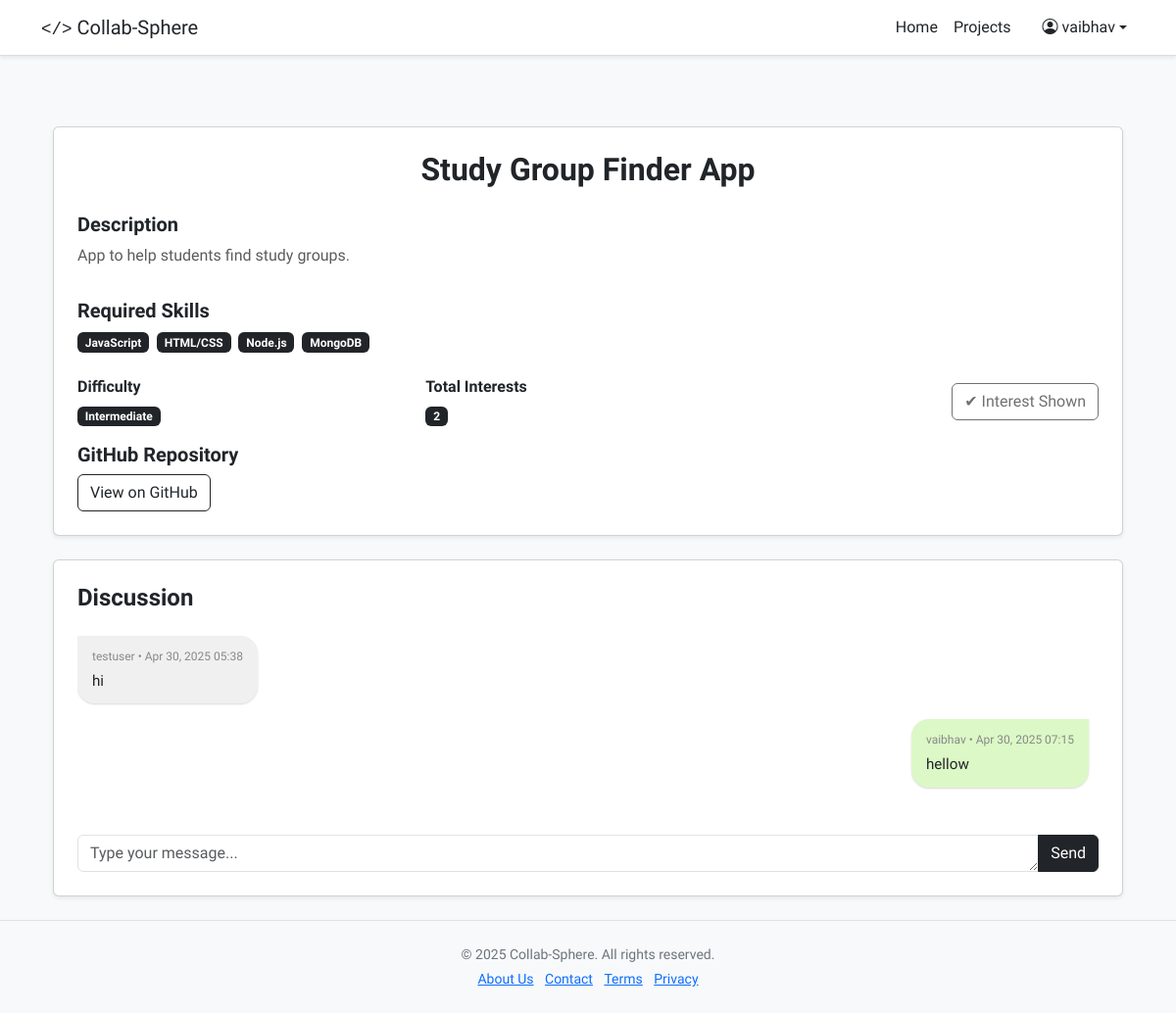
Before: /project/3 (signed in) with the older database file.
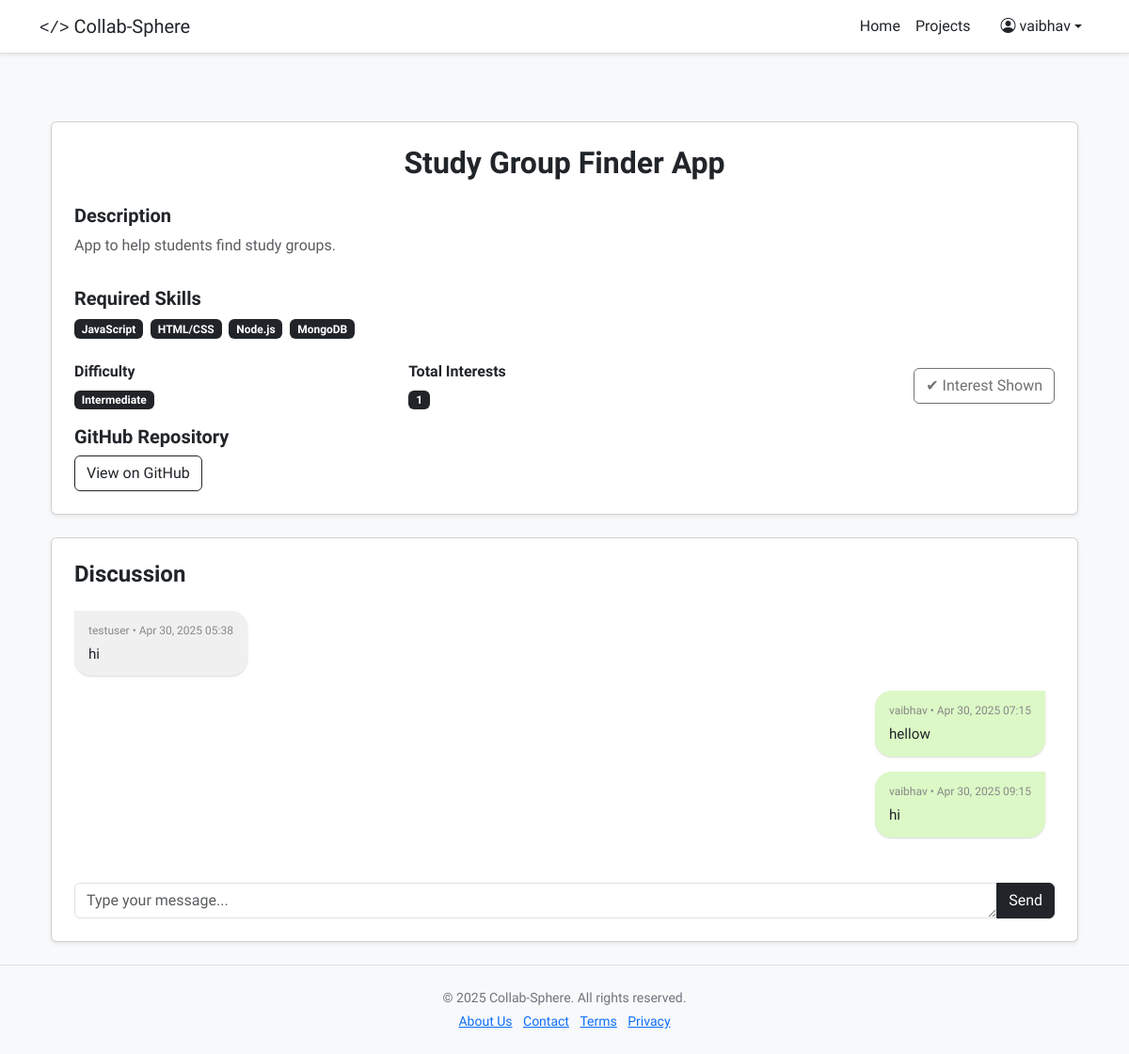
After: the same page with the newer database file.
### models.py (models this page shows, shortened)
class Skill(db.Model):
    id = db.Column(db.Integer, primary_key=True)
    name = db.Column(db.String(64), unique=True)

class Comment(db.Model,UserMixin):
    id = db.Column(db.Integer, primary_key=True)
    content = db.Column(db.Text, nullable=False)
    user_id = db.Column(db.Integer, db.ForeignKey('user.id',ondelete='CASCADE'), nullable=False)
    project_id = db.Column(db.Integer, db.ForeignKey('project.id',ondelete='CASCADE'), nullable=False)
    created_at = db.Column(db.DateTime, default=datetime.utcnow)

class User(db.Model,UserMixin):
    id = db.Column(db.Integer, primary_key=True)
    username = db.Column(db.String(80), unique=True, nullable=False)
    email = db.Column(db.String(120), index=True, unique=True)
    password_hash = db.Column(db.String(128), nullable=False)
    bio = db.Column(db.Text, nullable=True)
    created_at = db.Column(db.DateTime, default=datetime.utcnow)
    projects = db.relationship('Project', backref='author', lazy='dynamic')
    interests = db.relationship('Interest', backref='user', lazy='dynamic')
    comments = db.relationship('Comment', backref='author', lazy='dynamic')
    skills = db.relationship('Skill', secondary=user_skills, lazy='subquery',backref=db.backref('users', lazy=True))

### controllers/project.py (the view)
@project_bp.route('/project/<int:project_id>', methods=['GET'])
@login_required
def project_detail(project_id):
    project = Project.query.get_or_404(project_id)
    comments = Comment.query.filter_by(project_id=project_id).options(joinedload(Comment.author)).all()
    interest_count = len(list(project.interests))
    user_has_interested = any(interest.user_id == current_user.id for interest in project.interests)
    return render_template(
        'project_detail.html',
        project=project,
        comments=comments,
        interest_count=interest_count,
        user_has_interested=user_has_interested
    )

### app.py (called while the page is built)
@login_manager.user_loader
def load_user(user_id):
    return User.query.get(int(user_id))

### templates/project_detail.html
{% extends "base.html" %}
{% block content %}
<div class="container mt-5">
    <div class="card shadow-sm p-4 mb-4">
        <h2 class="fw-bold text-center">{{ project.title }}</h2>
        <div class="mt-3">
            <h5 class="fw-semibold">Description</h5>
            <p class="text-muted">{{ project.description }}</p>
        </div>
        <div class="mt-3">
            <h5 class="fw-semibold">Required Skills</h5>
            {% for skill in project.skills %}
                <span class="badge bg-dark text-white me-1">{{ skill.name }}</span>
            {% endfor %}
        </div>
        <div class="row mt-4 align-items-center">
            <div class="col-md-4">
                <h6 class="fw-semibold">Difficulty</h6>
                <span class="badge bg-dark text-white">{{ project.difficulty }}</span>
            </div>
            <div class="col-md-4">
                <h6 class="fw-semibold">Total Interests</h6>
                <span class="badge bg-dark text-white">{{ interest_count }}</span>
            </div>
            <div class="col-md-4 text-end">
                {% if current_user.id != project.user_id %}
                    {% if user_has_interested %}
                        <button class="btn btn-outline-dark" disabled>
                            ✔ Interest Shown
                        </button>
                    {% else %}
                        <form method="POST" action="{{ url_for('user.express_interest', project_id=project.id) }}">
                            <button type="submit" class="btn btn-dark">I am Interested</button>
                        </form>
                    {% endif %}
                {% endif %}
            </div>
        </div>
        <div class="mt-3">
            <h5 class="fw-semibold">GitHub Repository</h5>
            <a href="{{ project.repo_url }}" class="btn btn-outline-dark" target="_blank">View on GitHub</a>
        </div>
    </div>
    <div class="card shadow-sm p-4">
        <h4 class="fw-bold mb-4">Discussion</h4>
        <div class="discussion-box mb-3">
            {% if comments %}
                {% for comment in comments %}
                    <div class="d-flex {% if comment.author.id == current_user.id %}justify-content-end{% else %}justify-content-start{% endif %} mb-3">
                        <div class="chat-bubble {% if comment.author.id == current_user.id %}chat-right{% else %}chat-left{% endif %}">
                            <div class="chat-meta">
                                {{ comment.author.username }} • {{ comment.created_at.strftime('%b %d, %Y %H:%M') }}
                            </div>
                            <div>{{ comment.content }}</div>
                        </div>
                    </div>
                {% endfor %}
            {% else %}
                <p class="text-muted">No discussions yet. Be the first to comment!</p>
            {% endif %}
        </div>
        {% if current_user.is_authenticated %}
        <form action="{{ url_for('user.add_comment', project_id=project.id) }}" method="POST" class="mt-3">
            <div class="input-group">
                <textarea name="content" class="form-control" rows="1" placeholder="Type your message..." required></textarea>
                <button type="submit" class="btn btn-dark">Send</button>
            </div>
        </form>
        {% else %}
        <p class="text-center mt-3"><a href="{{ url_for('auth.login') }}">Login</a> to participate in the discussion.</p>
        {% endif %}
    </div>
</div>
{% endblock %}

Changed rows visible on the page:
added Comment: author.username "vaibhav", created_at "Apr 30, 2025 09:15", content "hi"
Other visible differences:
{{ interest_count }}: "2" → "1"
